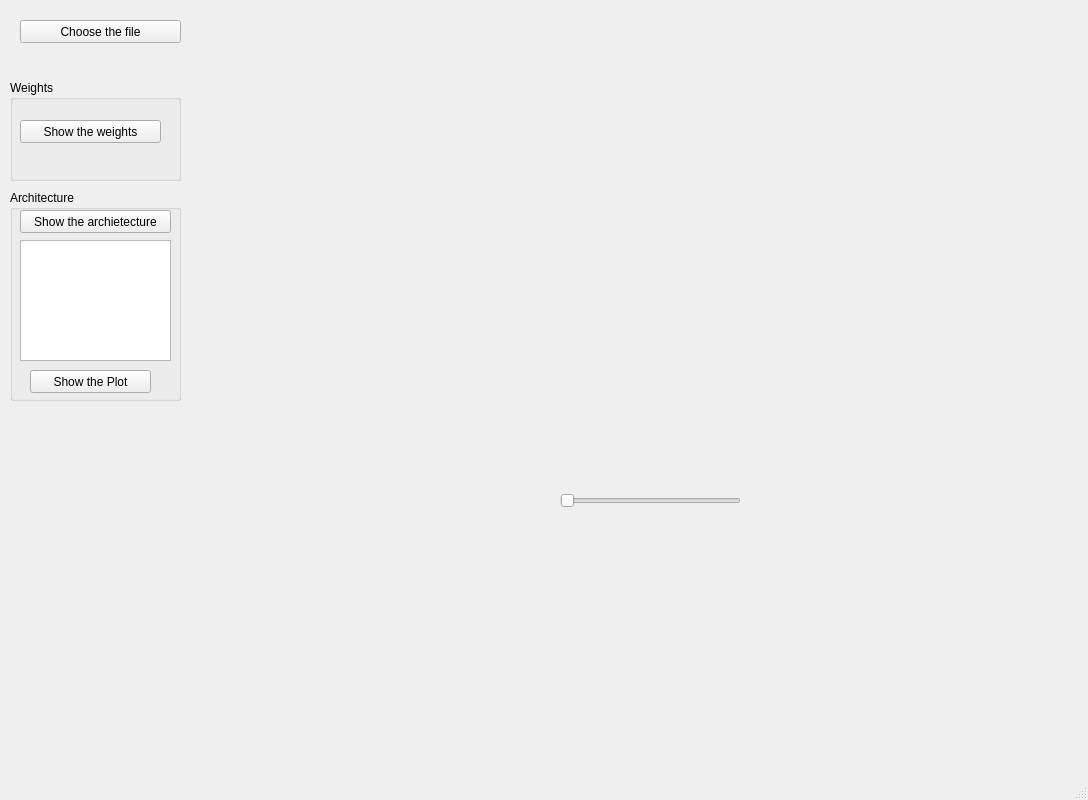
<?xml version="1.0" encoding="UTF-8"?>
<ui version="4.0">
 <class>MainWindow</class>
 <widget class="QMainWindow" name="MainWindow">
  <property name="geometry">
   <rect>
    <x>0</x>
    <y>0</y>
    <width>1088</width>
    <height>800</height>
   </rect>
  </property>
  <property name="windowTitle">
   <string>MainWindow</string>
  </property>
  <widget class="QWidget" name="centralwidget">
   <widget class="MatplotlibWidget" name="matplotlibwidget_static" native="true">
    <property name="geometry">
     <rect>
      <x>399</x>
      <y>10</y>
      <width>301</width>
      <height>700</height>
     </rect>
    </property>
   </widget>
   <widget class="MatplotlibWidget" name="matplotlibwidget_static_2" native="true">
    <property name="geometry">
     <rect>
      <x>320</x>
      <y>30</y>
      <width>731</width>
      <height>491</height>
     </rect>
    </property>
    <widget class="QSlider" name="horizontalSlider">
     <property name="geometry">
      <rect>
       <x>240</x>
       <y>460</y>
       <width>181</width>
       <height>22</height>
      </rect>
     </property>
     <property name="orientation">
      <enum>Qt::Horizontal</enum>
     </property>
    </widget>
   </widget>
   <widget class="QGroupBox" name="groupBox">
    <property name="geometry">
     <rect>
      <x>10</x>
      <y>80</y>
      <width>171</width>
      <height>101</height>
     </rect>
    </property>
    <property name="title">
     <string>Weights</string>
    </property>
    <widget class="QPushButton" name="pushButton">
     <property name="geometry">
      <rect>
       <x>10</x>
       <y>40</y>
       <width>141</width>
       <height>23</height>
      </rect>
     </property>
     <property name="text">
      <string>Show the weights</string>
     </property>
    </widget>
   </widget>
   <widget class="QGroupBox" name="groupBox_2">
    <property name="geometry">
     <rect>
      <x>10</x>
      <y>190</y>
      <width>171</width>
      <height>211</height>
     </rect>
    </property>
    <property name="title">
     <string>Architecture</string>
    </property>
    <widget class="QPushButton" name="pushButton_2">
     <property name="geometry">
      <rect>
       <x>10</x>
       <y>20</y>
       <width>151</width>
       <height>23</height>
      </rect>
     </property>
     <property name="text">
      <string>Show the archietecture</string>
     </property>
    </widget>
    <widget class="QListView" name="listView">
     <property name="geometry">
      <rect>
       <x>10</x>
       <y>50</y>
       <width>151</width>
       <height>121</height>
      </rect>
     </property>
    </widget>
    <widget class="QPushButton" name="pushButton_3">
     <property name="geometry">
      <rect>
       <x>20</x>
       <y>180</y>
       <width>121</width>
       <height>23</height>
      </rect>
     </property>
     <property name="text">
      <string>Show the Plot</string>
     </property>
    </widget>
   </widget>
   <widget class="QPushButton" name="pushButton_4">
    <property name="geometry">
     <rect>
      <x>20</x>
      <y>20</y>
      <width>161</width>
      <height>23</height>
     </rect>
    </property>
    <property name="text">
     <string>Choose the file</string>
    </property>
   </widget>
  </widget>
  <widget class="QMenuBar" name="menubar">
   <property name="geometry">
    <rect>
     <x>0</x>
     <y>0</y>
     <width>1088</width>
     <height>23</height>
    </rect>
   </property>
  </widget>
  <widget class="QStatusBar" name="statusbar"/>
 </widget>
 <customwidgets>
  <customwidget>
   <class>MatplotlibWidget</class>
   <extends>QWidget</extends>
   <header location="global">matplotlibwidget.h</header>
   <container>1</container>
  </customwidget>
 </customwidgets>
 <resources/>
 <connections>
  <connection>
   <sender>pushButton</sender>
   <signal>clicked()</signal>
   <receiver>matplotlibwidget_static</receiver>
   <slot>show()</slot>
   <hints>
    <hint type="sourcelabel">
     <x>94</x>
     <y>105</y>
    </hint>
    <hint type="destinationlabel">
     <x>499</x>
     <y>78</y>
    </hint>
   </hints>
  </connection>
  <connection>
   <sender>pushButton</sender>
   <signal>clicked()</signal>
   <receiver>matplotlibwidget_static_2</receiver>
   <slot>hide()</slot>
   <hints>
    <hint type="sourcelabel">
     <x>114</x>
     <y>105</y>
    </hint>
    <hint type="destinationlabel">
     <x>320</x>
     <y>137</y>
    </hint>
   </hints>
  </connection>
  <connection>
   <sender>pushButton_2</sender>
   <signal>clicked()</signal>
   <receiver>matplotlibwidget_static</receiver>
   <slot>hide()</slot>
   <hints>
    <hint type="sourcelabel">
     <x>81</x>
     <y>195</y>
    </hint>
    <hint type="destinationlabel">
     <x>497</x>
     <y>183</y>
    </hint>
   </hints>
  </connection>
 </connections>
</ui>
